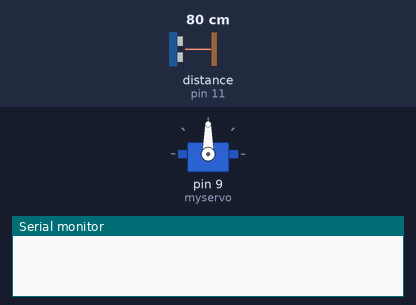
Bench run of a sketch on a simulated Arduino Uno, built with avr-gcc and run on an emulated ATmega328P. On the bench: servo, the last lines printed to the serial monitor. The test bench sets the inputs (shaded band); at power-on: distance to the obstacle (sensor on pin 11) 80 cm. The echo pulse lasts 58.3 µs per cm.

Above: at 0.1 s.
At 3.95 s:
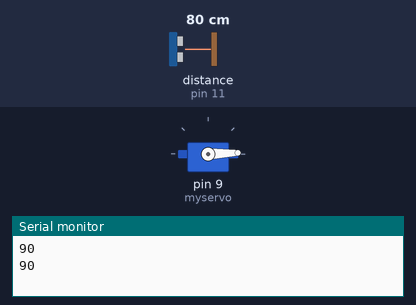
4.3 s: distance to the obstacle (sensor on pin 11) set to 2 cm
7.3 s: distance to the obstacle (sensor on pin 11) set to 120 cm
At 10.51 s:
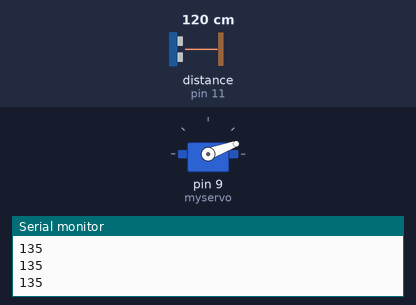
Timing chart, 0 to 28.3 s (numbered marks = the images above; inputs shaded):
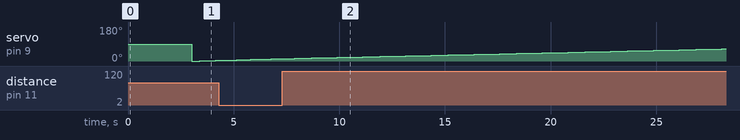

The sketch:

Kartograf.ino
```cpp
#include <Servo.h>
#include <NewPing.h>
 #define TRIGGER_PIN  10
 #define ECHO_PIN     11
 #define MAX_DISTANCE 200
NewPing sonar(TRIGGER_PIN, ECHO_PIN, MAX_DISTANCE);
Servo myservo;
int pos = 0;
int it = 10;

void setup() {
  myservo.attach(9);
  Serial.begin(9600);
  delay(3000);
}

void loop() {
  int i = 0;
  int t = 0;
  int a = 0;
  for (i = 0; i < 180; i ++)
  {
    unsigned int uS = sonar.ping();
    myservo.write(i);
    delay(20);
    for (t = 0; t < it; t++)
    {
      uS = sonar.ping();
      a = uS/US_ROUNDTRIP_CM + a;
      delay(30);
    }

    a = a / (it-1);
    t = 0;
    Serial.println(a);
    a = 0;
  }
}
```
